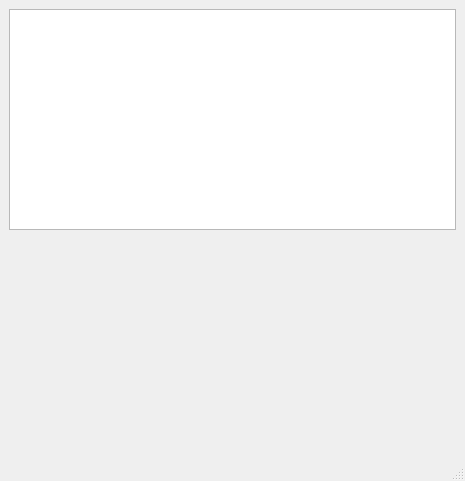
<?xml version="1.0" encoding="UTF-8"?>
<ui version="4.0">
 <class>MainWindow</class>
 <widget class="QMainWindow" name="MainWindow">
  <property name="geometry">
   <rect>
    <x>0</x>
    <y>0</y>
    <width>465</width>
    <height>481</height>
   </rect>
  </property>
  <property name="windowTitle">
   <string>MainWindow</string>
  </property>
  <widget class="QWidget" name="centralwidget">
   <layout class="QGridLayout" name="gridLayout">
    <item row="0" column="0">
     <layout class="QVBoxLayout" name="verticalLayout">
      <item>
       <widget class="QListWidget" name="listWidget"/>
      </item>
      <item>
       <spacer name="verticalSpacer">
        <property name="orientation">
         <enum>Qt::Vertical</enum>
        </property>
        <property name="sizeHint" stdset="0">
         <size>
          <width>20</width>
          <height>40</height>
         </size>
        </property>
       </spacer>
      </item>
     </layout>
    </item>
   </layout>
  </widget>
  <widget class="QMenuBar" name="menubar">
   <property name="geometry">
    <rect>
     <x>0</x>
     <y>0</y>
     <width>465</width>
     <height>21</height>
    </rect>
   </property>
  </widget>
  <widget class="QStatusBar" name="statusbar"/>
 </widget>
 <resources/>
 <connections/>
</ui>
